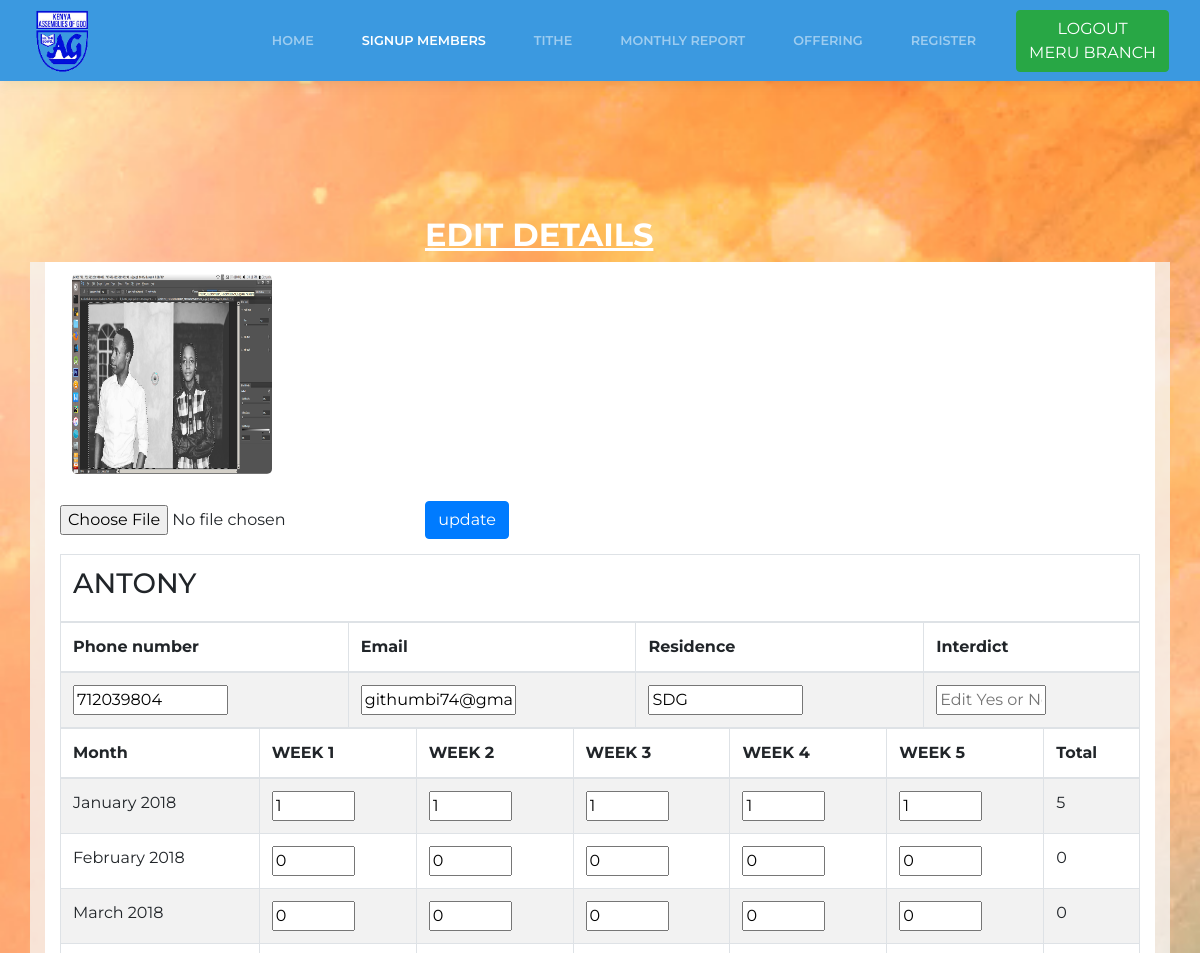
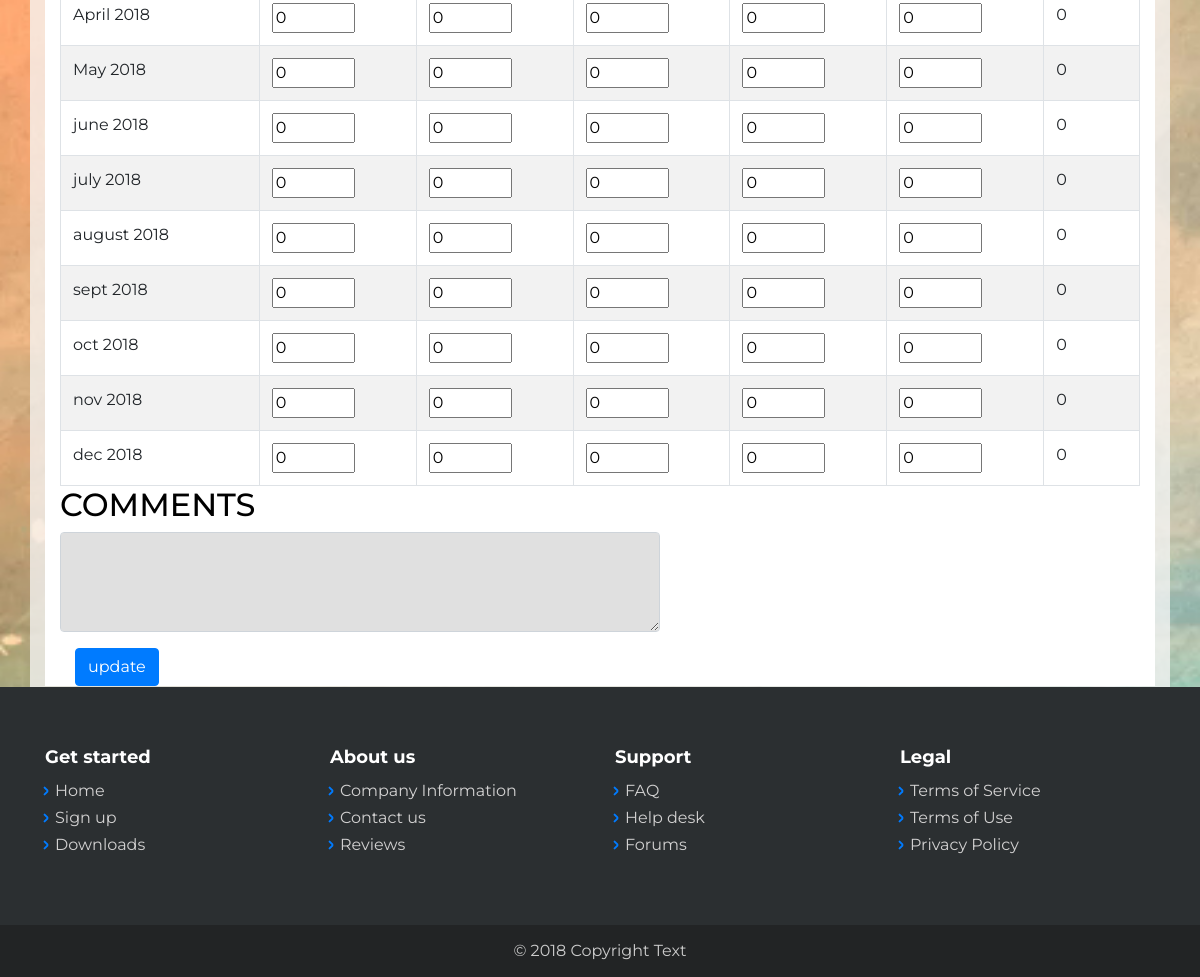
The page /admin/edit.php?edit=278 (signed in) on the database its author committed (2 pictures, top to bottom).
### tables this page shows
CREATE TABLE `congregation` (
  `id` int(11) NOT NULL,
  `usr` varchar(128) NOT NULL,
  `name` varchar(128) NOT NULL,
  `phone` int(14) DEFAULT NULL,
  `pwd` varchar(129) NOT NULL,
  `tithe1` int(128) NOT NULL,
  `tithe2` int(128) NOT NULL,
  `tithe3` int(128) NOT NULL,
  `tithe4` int(128) NOT NULL,
  `tithe5` int(128) NOT NULL,
  `interdict` varchar(129) NOT NULL,
  `email` varchar(129) NOT NULL,
  `residence` varchar(129) NOT NULL,
  `date` varchar(129) NOT NULL,
  `feb1` int(128) NOT NULL,
  `feb2` int(128) NOT NULL,
  `feb3` int(128) NOT NULL,
  `feb4` int(128) NOT NULL,
  `feb5` int(128) NOT NULL,
  `march1` int(128) NOT NULL,
  `march2` int(128) NOT NULL,
  `march3` int(128) NOT NULL,
  `march4` int(128) NOT NULL,
  `march5` int(128) NOT NULL,
  `apr1` int(128) NOT NULL,
  `apr2` int(128) NOT NULL,
  `apr3` int(128) NOT NULL,
  `apr4` int(128) NOT NULL,
  `apr5` int(128) NOT NULL,
  `may1` int(128) NOT NULL,
  `may2` int(128) NOT NULL,
  `may3` int(128) NOT NULL,
  `may4` int(128) NOT NULL,
  `may5` int(128) NOT NULL,
  `june1` int(128) NOT NULL,
  `june2` int(128) NOT NULL,
  `june3` int(128) NOT NULL,
  `june4` int(128) NOT NULL,
  `june5` int(128) NOT NULL,
  `july1` int(128) NOT NULL,
  `july2` int(128) NOT NULL,
  `july3` int(128) NOT NULL,
  `july4` int(128) NOT NULL,
  `july5` int(128) NOT NULL,
  `august1` int(128) NOT NULL,
  `august2` int(128) NOT NULL,
  `august3` int(128) NOT NULL,
  `august4` int(128) NOT NULL,
  `august5` int(128) NOT NULL,
  `sept1` int(128) NOT NULL,
  `sept2` int(128) NOT NULL,
  `sept3` int(128) NOT NULL,
  `sept4` int(128) NOT NULL,
  `sept5` int(128) NOT NULL,
  `oct1` int(128) NOT NULL,
  `oct2` int(128) NOT NULL,
  `oct3` int(128) NOT NULL,
  `oct4` int(128) NOT NULL,
  `oct5` int(128) NOT NULL,
  `nov1` int(128) NOT NULL,
  `nov2` int(128) NOT NULL,
  `nov3` int(128) NOT NULL,
  `nov4` int(128) NOT NULL,
  `nov5` int(128) NOT NULL,
  `dec1` int(128) NOT NULL,
  `dec2` int(128) NOT NULL,
  `dec3` int(128) NOT NULL,
  `dec4` int(128) NOT NULL,
  `dec5` int(128) NOT NULL,
  `message` varchar(128) NOT NULL,
  `profile` varchar(100) NOT NULL
);

### admin/edit.php (the view, shortened to what the rows shown need)
<?php
    include 'include/db.php';
   include 'include/header.php';
$results = mysqli_query($db, "SELECT *, (tithe1+tithe2+tithe3+tithe4+tithe5) AS 'total',
(feb1+feb2+feb3+feb4+feb5) AS 'total2', (march1+march2+march3+march4+march5) AS 'total3',
 (apr1+apr2+apr3+apr4+apr5) AS 'total4' ,(may1+may2+may3+may4+may5) AS 'total5',
 (june1+june2+june3+june4+june5) AS 'total6', (july1+july2+july3+july4+july5) AS 'total7',
 (august1+august2+august3+august4+august5) AS 'total8', (sept1+sept2+sept3+sept4+sept5) AS 'total9',
 (oct1+oct2+oct3+oct4+oct5) AS 'total10', (nov1+nov2+nov3+nov4+nov5) AS 'total11',
 (dec1+dec2+dec3+dec4+dec5) AS 'total12' from congregation;");
if (isset($_GET['edit'])) {
  $id = $_GET['edit'];
  $rec = mysqli_query($db, "SELECT *, (tithe1+tithe2+tithe3+tithe4+tithe5) AS 'total',
  (feb1+feb2+feb3+feb4+feb5) AS 'total2', (march1+march2+march3+march4+march5) AS 'total3',
   (apr1+apr2+apr3+apr4+apr5) AS 'total4' ,(may1+may2+may3+may4+may5) AS 'total5',
   (june1+june2+june3+june4+june5) AS 'total6', (july1+july2+july3+july4+july5) AS 'total7',
   (august1+august2+august3+august4+august5) AS 'total8', (sept1+sept2+sept3+sept4+sept5) AS 'total9',
   (oct1+oct2+oct3+oct4+oct5) AS 'total10', (nov1+nov2+nov3+nov4+nov5) AS 'total11',
   (dec1+dec2+dec3+dec4+dec5) AS 'total12'   from congregation WHERE id=$id;");
  $record = mysqli_fetch_array($rec);
  $name = $record['name'];
  $phone= $record['phone'];
  $email = $record['email'];
  $residence = $record['residence'];
  $interdict = $record['interdict'];
  $tithe1 = $record['tithe1'];$tithe2 = $record['tithe2'];$tithe3 = $record['tithe3'];$tithe4 = $record['tithe4'];$tithe5 = $record['tithe5'];$total = $record['total'];
  $feb1 = $record['feb1'];$feb2 = $record['feb2'];$feb3 = $record['feb3'];$feb4 = $record['feb4'];$feb5 = $record['feb5'];$total2 = $record['total2'];
  $march1 = $record['march1'];$march2 = $record['march2'];$march3 = $record['march3'];$march4 = $record['march4'];$march5 = $record['march5'];$total3 = $record['total3'];
  $apr1 = $record['apr1'];$apr2 = $record['apr2'];$apr3 = $record['apr3'];$apr4 = $record['apr4'];$apr5 = $record['apr5'];$total4 = $record['total4'];
  $may1 = $record['may1'];$may2 = $record['may2'];$may3 = $record['may3'];$may4 = $record['may4'];$may5 = $record['may5'];$total5 = $record['total5'];
  $june1 = $record['june1'];$june2 = $record['june2'];$june3 = $record['june3'];$june4 = $record['june4'];$june5 = $record['june5'];$total6 = $record['total6'];
  $july1 = $record['july1'];$july2 = $record['july2'];$july3 = $record['july3'];$july4 = $record['july4'];$july5 = $record['july5'];$total7 = $record['total7'];
  $august1 = $record['august1'];$august2 = $record['august2'];$august3 = $record['august3'];$august4 = $record['august4'];$august5 = $record['august5'];$total8 = $record['total8'];
  $sept1 = $record['sept1'];$sept2 = $record['sept2'];$sept3 = $record['sept3'];$sept4 = $record['sept4'];$sept5 = $record['sept5'];$total9 = $record['total9'];
  $oct1 = $record['oct1'];$oct2 = $record['oct2'];$oct3 = $record['oct3'];$oct4 = $record['oct4'];$oct5 = $record['oct5'];$total10 = $record['total10'];
  $nov1 = $record['nov1'];$nov2 = $record['nov2'];$nov3 = $record['nov3'];$nov4 = $record['nov4'];$nov5 = $record['nov5'];$total11 = $record['total11'];
  $dec1 = $record['dec1'];$dec2 = $record['dec2'];$dec3 = $record['dec3'];$dec4 = $record['dec4'];$dec5 = $record['dec5'];$total12 = $record['total12'];
  $profile = $record['profile'];
}
?>
    <div class="container">
            <div class="row">
                <div class="col-md-12 col-xl-4 offset-xl-4">
                    <h2 style="color:rgb(255,255,255);"><strong><span style="text-decoration: underline;">EDIT DETAILS</span></strong></h2>
                </div>
            </div>
        </div>
     <?php if($row = mysqli_fetch_array($results)) { ?>
<div class="container" style="background-color:rgba(246,246,246,0.76);">
    <div data-aos="fade">
        <div class="container">
          <form  method="post" enctype="multipart/form-data" >
            <div class="row">
                <div class="col-md-12" style="background-color:#ffffff;">
                        <?php
              if (empty($profile) === false){
                  echo '<img class="square-circle" src="', $profile , '" alt="', $name ,'" width="200px" height="200px" style="margin:12px;">';
              }else echo '<img class="square-circle" src="profile/index.png" alt="', $name ,'" width="200px" height="200px" style="margin:12px;">';
            ?>
                </div>
            </div>
            <div class="row">
                <div class="col-md-12" style="padding:15px;background-color:#ffffff;">
                  <input type="file" name="profile">
                  <button class="btn btn-primary" type="submit" name="profile" class="btn">update</button>
                </div>
            </div>
          </form>
        </div>
    </div>
    <form method="post" action="edit.php">
    <div data-aos="fade">
        <div class="container">
            <div class="row">
                <div class="col-md-12" style="margin:0;background-color:#ffffff;"><form style="background-color: white;" method="post" action="server.php"  class="table table-bordered">
<table id="example" class="table table-striped table-bordered" cellspacing="0" width="100%">
       <thead>
    <tr>
      <th colspan="4"><h3><?php echo $name; ?></h3></th>
    </tr>
    <tr>
      <th scope="col">Phone number</th>
      <th scope="col">Email</th>
      <th scope="col">Residence</th>
      <th scope="col">Interdict</th>
    </tr>
  </thead>
  <tbody>
    <tr>
      <td><input type="text" name="phone" size="15" value="<?php echo $phone; ?>"></td>
      <td><input type="text" name="email"  size="15"value="<?php echo $email; ?>"></td>
      <td><input type="text" name="residence" size="15" value="<?php echo $residence; ?>"></td>
      <td><input type="text" placeholder="Edit Yes or No" name="interdict" size="10" value="<?php echo $interdict; ?>"></td>
    </tr>
  </tbody>
    </table>
<table id="example" class="table table-striped table-bordered" cellspacing="0" width="100%">
       <thead>
    <tr>
      <th>Month</th>
      <th>WEEK 1</th>
      <th>WEEK 2</th>
      <th>WEEK 3</th>
      <th>WEEK 4</th>
      <th>WEEK 5</th>
      <th>Total</th>
    </tr>
  </thead>
  <tbody>
      <tr>
          <td>January 2018</td>
          <td><input type="text" name="tithe1" size="7" value="<?php echo $tithe1; ?>"></td>
          <td><input type="text" name="tithe2" size="7" value="<?php echo $tithe2; ?>"></td>
          <td><input type="text" name="tithe3" size="7" value="<?php echo $tithe3; ?>"></td>
          <td><input type="text" name="tithe4" size="7" value="<?php echo $tithe4; ?>"></td>
          <td><input type="text" name="tithe5" size="7" value="<?php echo $tithe5; ?>"></td>
          <td><?php echo $total; ?></td>
      </tr>
       <tr>
          <td>February 2018</td>
          <td><input type="text" name="feb1" size="7" value="<?php echo $feb1; ?>"></td>
          <td><input type="text" name="feb2" size="7" value="<?php echo $feb2; ?>"></td>
          <td><input type="text" name="feb3" size="7" value="<?php echo $feb3; ?>"></td>
          <td><input type="text" name="feb4" size="7" value="<?php echo $feb4; ?>"></td>
          <td><input type="text" name="feb5" size="7" value="<?php echo $feb5; ?>"></td>
          <td><?php echo $total2; ?></td>
      </tr>
      <tr>
          <td>March 2018</td>
          <td><input type="text" name="march1" size="7" value="<?php echo $march1; ?>"></td>
          <td><input type="text" name="march2" size="7" value="<?php echo $march2; ?>"></td>
          <td><input type="text" name="march3" size="7" value="<?php echo $march3; ?>"></td>
          <td><input type="text" name="march4" size="7" value="<?php echo $march4; ?>"></td>
          <td><input type="text" name="march5" size="7" value="<?php echo $march5; ?>"></td>
          <td><?php echo $total3; ?></td>
      </tr>
      <tr>
          <td>April 2018</td>
          <td><input type="text" name="apr1" size="7" value="<?php echo $apr1; ?>"></td>
          <td><input type="text" name="apr2" size="7" value="<?php echo $apr2; ?>"></td>
          <td><input type="text" name="apr3" size="7" value="<?php echo $apr3; ?>"></td>
          <td><input type="text" name="apr4" size="7" value="<?php echo $apr4; ?>"></td>
          <td><input type="text" name="apr5" size="7" value="<?php echo $apr5; ?>"></td>
          <td><?php echo $total4; ?></td>
      </tr>
      <tr>
          <td>May 2018</td>
          <td><input type="text" name="may1" size="7" value="<?php echo $may1; ?>"></td>
          <td><input type="text" name="may2" size="7" value="<?php echo $may2; ?>"></td>
          <td><input type="text" name="may3" size="7" value="<?php echo $may3; ?>"></td>
          <td><input type="text" name="may4" size="7" value="<?php echo $may4; ?>"></td>
          <td><input type="text" name="may5" size="7" value="<?php echo $may5; ?>"></td>
          <td><?php echo $total5; ?></td>
      </tr>
       <tr>
          <td>june 2018</td>
          <td><input type="text" name="june1" size="7" value="<?php echo $june1; ?>"></td>
          <td><input type="text" name="june2" size="7" value="<?php echo $june2; ?>"></td>
          <td><input type="text" name="june3" size="7" value="<?php echo $june3; ?>"></td>
          <td><input type="text" name="june4" size="7" value="<?php echo $june4; ?>"></td>
          <td><input type="text" name="june5" size="7" value="<?php echo $june5; ?>"></td>
          <td><?php echo $total6; ?></td>
      </tr>
       <tr>
          <td>july 2018</td>
          <td><input type="text" name="july1" size="7" value="<?php echo $july1; ?>"></td>
          <td><input type="text" name="july2" size="7" value="<?php echo $july2; ?>"></td>
          <td><input type="text" name="july3" size="7" value="<?php echo $july3; ?>"></td>
          <td><input type="text" name="july4" size="7" value="<?php echo $july4; ?>"></td>
          <td><input type="text" name="july5" size="7" value="<?php echo $july5; ?>"></td>
          <td><?php echo $total7; ?></td>
      </tr>
       <tr>
          <td>august 2018</td>
          <td><input type="text" name="august1" size="7" value="<?php echo $august1; ?>"></td>
          <td><input type="text" name="august2" size="7" value="<?php echo $august2; ?>"></td>
          <td><input type="text" name="august3" size="7" value="<?php echo $august3; ?>"></td>
          <td><input type="text" name="august4" size="7" value="<?php echo $august4; ?>"></td>
          <td><input type="text" name="august5" size="7" value="<?php echo $august5; ?>"></td>
          <td><?php echo $total8; ?></td>
      </tr>
       <tr>
          <td>sept 2018</td>
          <td><input type="text" name="sept1" size="7" value="<?php echo $sept1; ?>"></td>
          <td><input type="text" name="sept2" size="7" value="<?php echo $sept2; ?>"></td>
          <td><input type="text" name="sept3" size="7" value="<?php echo $sept3; ?>"></td>
          <td><input type="text" name="sept4" size="7" value="<?php echo $sept4; ?>"></td>
          <td><input type="text" name="sept5" size="7" value="<?php echo $sept5; ?>"></td>
          <td><?php echo $total9; ?></td>
      </tr>
       <tr>
          <td>oct 2018</td>
          <td><input type="text" name="oct1" size="7" value="<?php echo $oct1; ?>"></td>
          <td><input type="text" name="oct2" size="7" value="<?php echo $oct2; ?>"></td>
          <td><input type="text" name="oct3" size="7" value="<?php echo $oct3; ?>"></td>
          <td><input type="text" name="oct4" size="7" value="<?php echo $oct4; ?>"></td>
          <td><input type="text" name="oct5" size="7" value="<?php echo $oct5; ?>"></td>
          <td><?php echo $total10; ?></td>
      </tr>
       <tr>
          <td>nov 2018</td>
          <td><input type="text" name="nov1" size="7" value="<?php echo $nov1; ?>"></td>
          <td><input type="text" name="nov2" size="7" value="<?php echo $nov2; ?>"></td>
          <td><input type="text" name="nov3" size="7" value="<?php echo $nov3; ?>"></td>
          <td><input type="text" name="nov4" size="7" value="<?php echo $nov4; ?>"></td>
          <td><input type="text" name="nov5" size="7" value="<?php echo $nov5; ?>"></td>
          <td><?php echo $total11; ?></td>
      </tr>
       <tr>
          <td>dec 2018</td>
          <td><input type="text" name="dec1" size="7" value="<?php echo $dec1; ?>"></td>
          <td><input type="text" name="dec2" size="7" value="<?php echo $dec2; ?>"></td>
          <td><input type="text" name="dec3" size="7" value="<?php echo $dec3; ?>"></td>
          <td><input type="text" name="dec4" size="7" value="<?php echo $dec4; ?>"></td>
          <td><input type="text" name="dec5" size="7" value="<?php echo $dec5; ?>"></td>
          <td><?php echo $total12; ?></td>
      </tr>
</tbody>
    </table>
      <div class="form-group">
                      <h2 style="color: black; " for="message">COMMENTS</h2>
                      <textarea style="color: black; height: 100px !important; width: 600px !important; font-size: 14px !important; background-color:   #E0E0E0;" cols="30" rows="10" class="form-control" id="message"  name="message" ><?php echo $message; ?></textarea>
                    </div>
    <?php }
    ?>
</form></div>
            </div>
        </div>
    </div>
</form>
</div>
    <?php
        include 'include/footer.php';
    ?>

### rows shown on the page
congregation: profile (picture), name "ANTONY", phone "712039804", residence "SDG", tithe1 "1", tithe2 "1", tithe3 "1", tithe4 "1", tithe5 "1", feb1 "0", feb2 "0", feb3 "0", feb4 "0", feb5 "0", march1 "0", march2 "0", march3 "0", march4 "0", march5 "0", apr1 "0", apr2 "0", apr3 "0", apr4 "0", apr5 "0", may1 "0", may2 "0", may3 "0", may4 "0", may5 "0", june1 "0", june2 "0", june3 "0", june4 "0", june5 "0", july1 "0", july2 "0", july3 "0", july4 "0", july5 "0", august1 "0", august2 "0", august3 "0", august4 "0", august5 "0", sept1 "0", sept2 "0", sept3 "0", sept4 "0", sept5 "0", oct1 "0", oct2 "0", oct3 "0", oct4 "0", oct5 "0", nov1 "0", nov2 "0", nov3 "0", nov4 "0", nov5 "0", dec1 "0", dec2 "0", dec3 "0", dec4 "0", dec5 "0"

### other values the page prints
$_SESSION['name'] "MERU"
$total "5"
$total2 "0"
$total3 "0"
$total4 "0"
$total5 "0"
$total6 "0"
$total7 "0"
$total8 "0"
$total9 "0"
$total10 "0"
$total11 "0"
$total12 "0"
